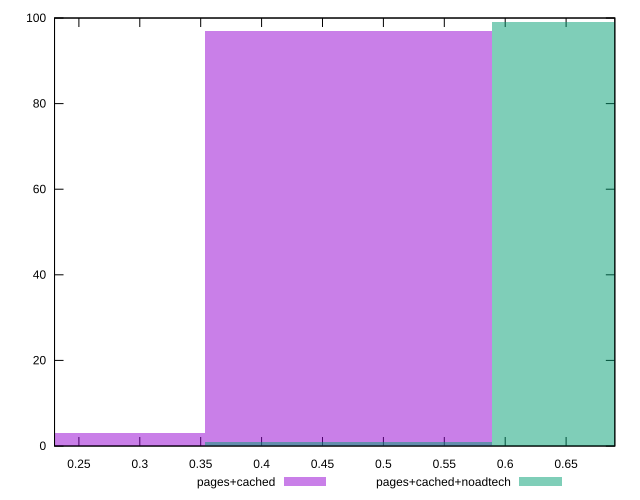

The gnuplot source for this figure:
reset

$pagesCached <<EOF
0.23554876999701965 3
0.4710975399940393 97
EOF

$pagesCachedNoadtech <<EOF
0.4710975399940393 1
0.7066463099910589 99
EOF

set key outside below
set boxwidth 0.23554876999701965
set xrange [0.23:0.69]
set yrange [0:100]
set trange [0:100]
set style fill transparent solid 0.5 noborder
set terminal svg size 640, 500 enhanced background rgb 'white'
set output "report_00019_2021-02-10T18-14-37.922Z//meta/score/comparison/histogram/1_vs_2.svg"

plot $pagesCached title "pages+cached" with boxes, \
     $pagesCachedNoadtech title "pages+cached+noadtech" with boxes

reset
